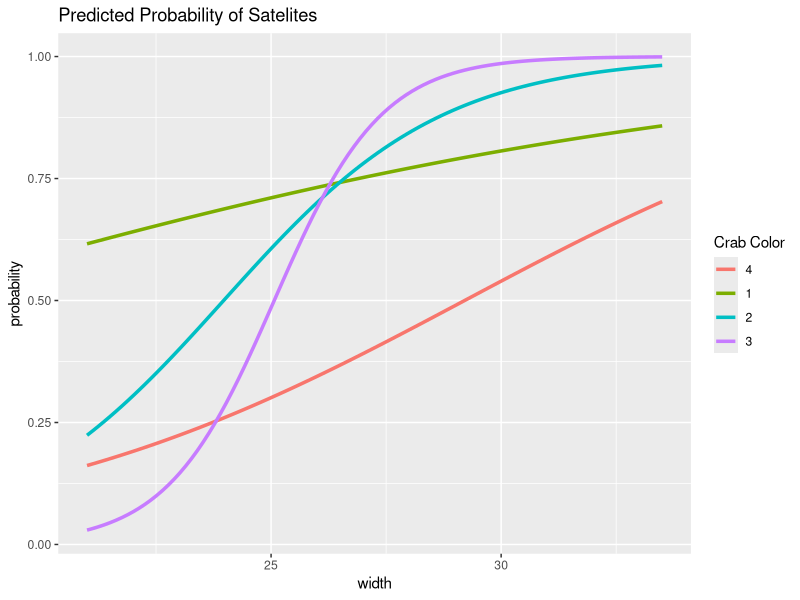

The R script that drew this image:
#Chad Huntebrinker
#Problem 4.19
library(ggplot2)
library(readxl)

#a)
crabs <- read_excel("crab_data.xlsx")
crabs$color <- factor(crabs$color, levels = c("4", "1", "2", "3"))


model_1 <- glm(y ~ width + color + width * color, family = binomial, data = crabs)
sum_model_1 <- summary(model_1)

#The equation is -5.85 + 0.20x + 4.10c1 - 4.19c2 - 15.66c3 - 0.09(x*c1) + 0.22(x*c2) + 0.66(x*c3)

#Next, we will be plotting and interpreting the prediction equation:
#First, need to create a data frame with our predictions by giving it
#a range of widths
width_seq <- seq(min(crabs$width), max(crabs$width), length.out = 100)
num_colors <- levels(crabs$color)

prediction_grid <- expand.grid(
  width = width_seq,
  color = num_colors
)

prediction_grid$probability <-  predict(model_1, newdata = prediction_grid, type = "response")

ggplot(prediction_grid, aes(x = width, y = probability, color = color)) +
  geom_line(size = 1.2) +
  labs(
    title = "Predicted Probability of Satelites",
    xlab = "Width",
    ylab = "Probability",
    color = "Crab Color"
  )
#What we see on the graph is that color 1 and even color 4 have a steady relation with width. As width
#increases, so does the probability that they will have a satelite. Color 2 and 3 have a sharp increase around
#22.5 width and it starts faltering off around 28 width.
  
#b)
model_2 <- glm(y ~ width + color, family = binomial, data = crabs)
sum_model_2 <- summary(model_2)

cat("AIC of interaction model: ", sum_model_1$aic, "\n")
cat("AIC of simplier model: ", sum_model_2$aic, "\n")

anova(model_2, model_1)
cat("Correlation for the simplier model: ", cor(crabs$y, fitted(model_2)), "\n")
cat("Correlation for the interaction model: ", cor(crabs$y, fitted(model_1)), "\n")
#The likelihood ratio statistic is 4.4 and the p-value is 0.22 (which is greater than 0.05). 
#The correlation for the simpler model is 0.452 and the correlation for the complex model is 0.472.
#As a result of these findings, we can say that simpler model fits almost as well as the interaction model
#and would be fine to use.